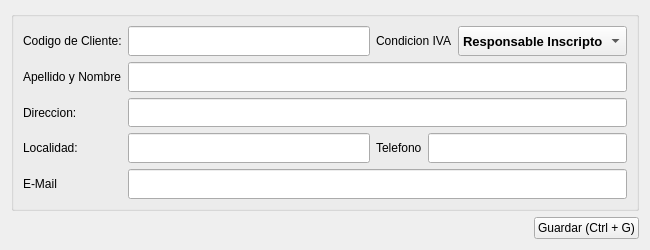
<?xml version="1.0" encoding="UTF-8"?>
<ui version="4.0">
 <class>Form</class>
 <widget class="QWidget" name="Form">
  <property name="geometry">
   <rect>
    <x>0</x>
    <y>0</y>
    <width>650</width>
    <height>250</height>
   </rect>
  </property>
  <property name="minimumSize">
   <size>
    <width>650</width>
    <height>250</height>
   </size>
  </property>
  <property name="maximumSize">
   <size>
    <width>650</width>
    <height>250</height>
   </size>
  </property>
  <property name="windowTitle">
   <string>Detalles del Cliente</string>
  </property>
  <property name="windowIcon">
   <iconset>
    <normaloff>icon/cliente.png</normaloff>icon/cliente.png</iconset>
  </property>
  <layout class="QGridLayout" name="gridLayout_2" rowstretch="80,0">
   <item row="0" column="0" colspan="2">
    <widget class="QGroupBox" name="groupBox">
     <property name="title">
      <string/>
     </property>
     <layout class="QGridLayout" name="gridLayout">
      <item row="0" column="0">
       <widget class="QLabel" name="label">
        <property name="sizePolicy">
         <sizepolicy hsizetype="Fixed" vsizetype="Expanding">
          <horstretch>0</horstretch>
          <verstretch>0</verstretch>
         </sizepolicy>
        </property>
        <property name="palette">
         <palette>
          <active>
           <colorrole role="Text">
            <brush brushstyle="SolidPattern">
             <color alpha="255">
              <red>0</red>
              <green>170</green>
              <blue>127</blue>
             </color>
            </brush>
           </colorrole>
           <colorrole role="ButtonText">
            <brush brushstyle="SolidPattern">
             <color alpha="255">
              <red>0</red>
              <green>170</green>
              <blue>127</blue>
             </color>
            </brush>
           </colorrole>
          </active>
          <inactive>
           <colorrole role="Text">
            <brush brushstyle="SolidPattern">
             <color alpha="255">
              <red>0</red>
              <green>170</green>
              <blue>127</blue>
             </color>
            </brush>
           </colorrole>
           <colorrole role="ButtonText">
            <brush brushstyle="SolidPattern">
             <color alpha="255">
              <red>0</red>
              <green>170</green>
              <blue>127</blue>
             </color>
            </brush>
           </colorrole>
          </inactive>
          <disabled>
           <colorrole role="Text">
            <brush brushstyle="SolidPattern">
             <color alpha="255">
              <red>120</red>
              <green>120</green>
              <blue>120</blue>
             </color>
            </brush>
           </colorrole>
           <colorrole role="ButtonText">
            <brush brushstyle="SolidPattern">
             <color alpha="255">
              <red>120</red>
              <green>120</green>
              <blue>120</blue>
             </color>
            </brush>
           </colorrole>
          </disabled>
         </palette>
        </property>
        <property name="text">
         <string>Codigo de Cliente:</string>
        </property>
       </widget>
      </item>
      <item row="0" column="1">
       <widget class="QLineEdit" name="lineEdit">
        <property name="sizePolicy">
         <sizepolicy hsizetype="Expanding" vsizetype="Expanding">
          <horstretch>0</horstretch>
          <verstretch>0</verstretch>
         </sizepolicy>
        </property>
        <property name="palette">
         <palette>
          <active>
           <colorrole role="Text">
            <brush brushstyle="SolidPattern">
             <color alpha="255">
              <red>0</red>
              <green>0</green>
              <blue>255</blue>
             </color>
            </brush>
           </colorrole>
          </active>
          <inactive>
           <colorrole role="Text">
            <brush brushstyle="SolidPattern">
             <color alpha="255">
              <red>0</red>
              <green>0</green>
              <blue>255</blue>
             </color>
            </brush>
           </colorrole>
          </inactive>
          <disabled>
           <colorrole role="Text">
            <brush brushstyle="SolidPattern">
             <color alpha="255">
              <red>120</red>
              <green>120</green>
              <blue>120</blue>
             </color>
            </brush>
           </colorrole>
          </disabled>
         </palette>
        </property>
        <property name="font">
         <font>
          <pointsize>10</pointsize>
          <weight>75</weight>
          <bold>true</bold>
         </font>
        </property>
       </widget>
      </item>
      <item row="0" column="2" colspan="2">
       <widget class="QLabel" name="label_3">
        <property name="sizePolicy">
         <sizepolicy hsizetype="Fixed" vsizetype="Expanding">
          <horstretch>0</horstretch>
          <verstretch>0</verstretch>
         </sizepolicy>
        </property>
        <property name="palette">
         <palette>
          <active>
           <colorrole role="Text">
            <brush brushstyle="SolidPattern">
             <color alpha="255">
              <red>0</red>
              <green>170</green>
              <blue>127</blue>
             </color>
            </brush>
           </colorrole>
           <colorrole role="ButtonText">
            <brush brushstyle="SolidPattern">
             <color alpha="255">
              <red>0</red>
              <green>170</green>
              <blue>127</blue>
             </color>
            </brush>
           </colorrole>
          </active>
          <inactive>
           <colorrole role="Text">
            <brush brushstyle="SolidPattern">
             <color alpha="255">
              <red>0</red>
              <green>170</green>
              <blue>127</blue>
             </color>
            </brush>
           </colorrole>
           <colorrole role="ButtonText">
            <brush brushstyle="SolidPattern">
             <color alpha="255">
              <red>0</red>
              <green>170</green>
              <blue>127</blue>
             </color>
            </brush>
           </colorrole>
          </inactive>
          <disabled>
           <colorrole role="Text">
            <brush brushstyle="SolidPattern">
             <color alpha="255">
              <red>120</red>
              <green>120</green>
              <blue>120</blue>
             </color>
            </brush>
           </colorrole>
           <colorrole role="ButtonText">
            <brush brushstyle="SolidPattern">
             <color alpha="255">
              <red>120</red>
              <green>120</green>
              <blue>120</blue>
             </color>
            </brush>
           </colorrole>
          </disabled>
         </palette>
        </property>
        <property name="text">
         <string>Condicion IVA</string>
        </property>
       </widget>
      </item>
      <item row="0" column="4">
       <widget class="QComboBox" name="comboBox">
        <property name="sizePolicy">
         <sizepolicy hsizetype="Preferred" vsizetype="Expanding">
          <horstretch>0</horstretch>
          <verstretch>0</verstretch>
         </sizepolicy>
        </property>
        <property name="palette">
         <palette>
          <active>
           <colorrole role="Text">
            <brush brushstyle="SolidPattern">
             <color alpha="255">
              <red>0</red>
              <green>0</green>
              <blue>255</blue>
             </color>
            </brush>
           </colorrole>
          </active>
          <inactive>
           <colorrole role="Text">
            <brush brushstyle="SolidPattern">
             <color alpha="255">
              <red>0</red>
              <green>0</green>
              <blue>255</blue>
             </color>
            </brush>
           </colorrole>
          </inactive>
          <disabled>
           <colorrole role="Text">
            <brush brushstyle="SolidPattern">
             <color alpha="255">
              <red>120</red>
              <green>120</green>
              <blue>120</blue>
             </color>
            </brush>
           </colorrole>
          </disabled>
         </palette>
        </property>
        <property name="font">
         <font>
          <pointsize>10</pointsize>
          <weight>75</weight>
          <bold>true</bold>
         </font>
        </property>
        <item>
         <property name="text">
          <string>Responsable Inscripto</string>
         </property>
        </item>
        <item>
         <property name="text">
          <string>Consumidor Final</string>
         </property>
        </item>
        <item>
         <property name="text">
          <string>Exento</string>
         </property>
        </item>
        <item>
         <property name="text">
          <string>Monotributista</string>
         </property>
        </item>
       </widget>
      </item>
      <item row="1" column="0">
       <widget class="QLabel" name="label_2">
        <property name="sizePolicy">
         <sizepolicy hsizetype="Fixed" vsizetype="Expanding">
          <horstretch>0</horstretch>
          <verstretch>0</verstretch>
         </sizepolicy>
        </property>
        <property name="palette">
         <palette>
          <active>
           <colorrole role="Text">
            <brush brushstyle="SolidPattern">
             <color alpha="255">
              <red>0</red>
              <green>170</green>
              <blue>127</blue>
             </color>
            </brush>
           </colorrole>
           <colorrole role="ButtonText">
            <brush brushstyle="SolidPattern">
             <color alpha="255">
              <red>0</red>
              <green>170</green>
              <blue>127</blue>
             </color>
            </brush>
           </colorrole>
          </active>
          <inactive>
           <colorrole role="Text">
            <brush brushstyle="SolidPattern">
             <color alpha="255">
              <red>0</red>
              <green>170</green>
              <blue>127</blue>
             </color>
            </brush>
           </colorrole>
           <colorrole role="ButtonText">
            <brush brushstyle="SolidPattern">
             <color alpha="255">
              <red>0</red>
              <green>170</green>
              <blue>127</blue>
             </color>
            </brush>
           </colorrole>
          </inactive>
          <disabled>
           <colorrole role="Text">
            <brush brushstyle="SolidPattern">
             <color alpha="255">
              <red>120</red>
              <green>120</green>
              <blue>120</blue>
             </color>
            </brush>
           </colorrole>
           <colorrole role="ButtonText">
            <brush brushstyle="SolidPattern">
             <color alpha="255">
              <red>120</red>
              <green>120</green>
              <blue>120</blue>
             </color>
            </brush>
           </colorrole>
          </disabled>
         </palette>
        </property>
        <property name="text">
         <string>Apellido y Nombre</string>
        </property>
       </widget>
      </item>
      <item row="1" column="1" colspan="4">
       <widget class="QLineEdit" name="lineEdit_2">
        <property name="sizePolicy">
         <sizepolicy hsizetype="Expanding" vsizetype="Expanding">
          <horstretch>0</horstretch>
          <verstretch>0</verstretch>
         </sizepolicy>
        </property>
        <property name="palette">
         <palette>
          <active>
           <colorrole role="Text">
            <brush brushstyle="SolidPattern">
             <color alpha="255">
              <red>0</red>
              <green>0</green>
              <blue>255</blue>
             </color>
            </brush>
           </colorrole>
          </active>
          <inactive>
           <colorrole role="Text">
            <brush brushstyle="SolidPattern">
             <color alpha="255">
              <red>0</red>
              <green>0</green>
              <blue>255</blue>
             </color>
            </brush>
           </colorrole>
          </inactive>
          <disabled>
           <colorrole role="Text">
            <brush brushstyle="SolidPattern">
             <color alpha="255">
              <red>120</red>
              <green>120</green>
              <blue>120</blue>
             </color>
            </brush>
           </colorrole>
          </disabled>
         </palette>
        </property>
        <property name="font">
         <font>
          <pointsize>10</pointsize>
          <weight>75</weight>
          <bold>true</bold>
         </font>
        </property>
       </widget>
      </item>
      <item row="2" column="0">
       <widget class="QLabel" name="label_5">
        <property name="sizePolicy">
         <sizepolicy hsizetype="Fixed" vsizetype="Expanding">
          <horstretch>0</horstretch>
          <verstretch>0</verstretch>
         </sizepolicy>
        </property>
        <property name="palette">
         <palette>
          <active>
           <colorrole role="Text">
            <brush brushstyle="SolidPattern">
             <color alpha="255">
              <red>0</red>
              <green>170</green>
              <blue>127</blue>
             </color>
            </brush>
           </colorrole>
           <colorrole role="ButtonText">
            <brush brushstyle="SolidPattern">
             <color alpha="255">
              <red>0</red>
              <green>170</green>
              <blue>127</blue>
             </color>
            </brush>
           </colorrole>
          </active>
          <inactive>
           <colorrole role="Text">
            <brush brushstyle="SolidPattern">
             <color alpha="255">
              <red>0</red>
              <green>170</green>
              <blue>127</blue>
             </color>
            </brush>
           </colorrole>
           <colorrole role="ButtonText">
            <brush brushstyle="SolidPattern">
             <color alpha="255">
              <red>0</red>
              <green>170</green>
              <blue>127</blue>
             </color>
            </brush>
           </colorrole>
          </inactive>
          <disabled>
           <colorrole role="Text">
            <brush brushstyle="SolidPattern">
             <color alpha="255">
              <red>120</red>
              <green>120</green>
              <blue>120</blue>
             </color>
            </brush>
           </colorrole>
           <colorrole role="ButtonText">
            <brush brushstyle="SolidPattern">
             <color alpha="255">
              <red>120</red>
              <green>120</green>
              <blue>120</blue>
             </color>
            </brush>
           </colorrole>
          </disabled>
         </palette>
        </property>
        <property name="text">
         <string>Direccion:</string>
        </property>
       </widget>
      </item>
      <item row="2" column="1" colspan="4">
       <widget class="QLineEdit" name="lineEdit_5">
        <property name="sizePolicy">
         <sizepolicy hsizetype="Expanding" vsizetype="Expanding">
          <horstretch>0</horstretch>
          <verstretch>0</verstretch>
         </sizepolicy>
        </property>
        <property name="palette">
         <palette>
          <active>
           <colorrole role="Text">
            <brush brushstyle="SolidPattern">
             <color alpha="255">
              <red>0</red>
              <green>0</green>
              <blue>255</blue>
             </color>
            </brush>
           </colorrole>
          </active>
          <inactive>
           <colorrole role="Text">
            <brush brushstyle="SolidPattern">
             <color alpha="255">
              <red>0</red>
              <green>0</green>
              <blue>255</blue>
             </color>
            </brush>
           </colorrole>
          </inactive>
          <disabled>
           <colorrole role="Text">
            <brush brushstyle="SolidPattern">
             <color alpha="255">
              <red>120</red>
              <green>120</green>
              <blue>120</blue>
             </color>
            </brush>
           </colorrole>
          </disabled>
         </palette>
        </property>
        <property name="font">
         <font>
          <pointsize>10</pointsize>
          <weight>75</weight>
          <bold>true</bold>
         </font>
        </property>
       </widget>
      </item>
      <item row="3" column="0">
       <widget class="QLabel" name="label_11">
        <property name="sizePolicy">
         <sizepolicy hsizetype="Fixed" vsizetype="Expanding">
          <horstretch>0</horstretch>
          <verstretch>0</verstretch>
         </sizepolicy>
        </property>
        <property name="palette">
         <palette>
          <active>
           <colorrole role="Text">
            <brush brushstyle="SolidPattern">
             <color alpha="255">
              <red>0</red>
              <green>170</green>
              <blue>127</blue>
             </color>
            </brush>
           </colorrole>
           <colorrole role="ButtonText">
            <brush brushstyle="SolidPattern">
             <color alpha="255">
              <red>0</red>
              <green>170</green>
              <blue>127</blue>
             </color>
            </brush>
           </colorrole>
          </active>
          <inactive>
           <colorrole role="Text">
            <brush brushstyle="SolidPattern">
             <color alpha="255">
              <red>0</red>
              <green>170</green>
              <blue>127</blue>
             </color>
            </brush>
           </colorrole>
           <colorrole role="ButtonText">
            <brush brushstyle="SolidPattern">
             <color alpha="255">
              <red>0</red>
              <green>170</green>
              <blue>127</blue>
             </color>
            </brush>
           </colorrole>
          </inactive>
          <disabled>
           <colorrole role="Text">
            <brush brushstyle="SolidPattern">
             <color alpha="255">
              <red>120</red>
              <green>120</green>
              <blue>120</blue>
             </color>
            </brush>
           </colorrole>
           <colorrole role="ButtonText">
            <brush brushstyle="SolidPattern">
             <color alpha="255">
              <red>120</red>
              <green>120</green>
              <blue>120</blue>
             </color>
            </brush>
           </colorrole>
          </disabled>
         </palette>
        </property>
        <property name="text">
         <string>Localidad:</string>
        </property>
       </widget>
      </item>
      <item row="3" column="1">
       <widget class="QLineEdit" name="lineEdit_9">
        <property name="sizePolicy">
         <sizepolicy hsizetype="Expanding" vsizetype="Expanding">
          <horstretch>0</horstretch>
          <verstretch>0</verstretch>
         </sizepolicy>
        </property>
        <property name="palette">
         <palette>
          <active>
           <colorrole role="Text">
            <brush brushstyle="SolidPattern">
             <color alpha="255">
              <red>0</red>
              <green>0</green>
              <blue>255</blue>
             </color>
            </brush>
           </colorrole>
          </active>
          <inactive>
           <colorrole role="Text">
            <brush brushstyle="SolidPattern">
             <color alpha="255">
              <red>0</red>
              <green>0</green>
              <blue>255</blue>
             </color>
            </brush>
           </colorrole>
          </inactive>
          <disabled>
           <colorrole role="Text">
            <brush brushstyle="SolidPattern">
             <color alpha="255">
              <red>120</red>
              <green>120</green>
              <blue>120</blue>
             </color>
            </brush>
           </colorrole>
          </disabled>
         </palette>
        </property>
        <property name="font">
         <font>
          <pointsize>10</pointsize>
          <weight>75</weight>
          <bold>true</bold>
         </font>
        </property>
       </widget>
      </item>
      <item row="3" column="2">
       <widget class="QLabel" name="label_9">
        <property name="sizePolicy">
         <sizepolicy hsizetype="Fixed" vsizetype="Expanding">
          <horstretch>0</horstretch>
          <verstretch>0</verstretch>
         </sizepolicy>
        </property>
        <property name="palette">
         <palette>
          <active>
           <colorrole role="Text">
            <brush brushstyle="SolidPattern">
             <color alpha="255">
              <red>0</red>
              <green>170</green>
              <blue>127</blue>
             </color>
            </brush>
           </colorrole>
           <colorrole role="ButtonText">
            <brush brushstyle="SolidPattern">
             <color alpha="255">
              <red>0</red>
              <green>170</green>
              <blue>127</blue>
             </color>
            </brush>
           </colorrole>
          </active>
          <inactive>
           <colorrole role="Text">
            <brush brushstyle="SolidPattern">
             <color alpha="255">
              <red>0</red>
              <green>170</green>
              <blue>127</blue>
             </color>
            </brush>
           </colorrole>
           <colorrole role="ButtonText">
            <brush brushstyle="SolidPattern">
             <color alpha="255">
              <red>0</red>
              <green>170</green>
              <blue>127</blue>
             </color>
            </brush>
           </colorrole>
          </inactive>
          <disabled>
           <colorrole role="Text">
            <brush brushstyle="SolidPattern">
             <color alpha="255">
              <red>120</red>
              <green>120</green>
              <blue>120</blue>
             </color>
            </brush>
           </colorrole>
           <colorrole role="ButtonText">
            <brush brushstyle="SolidPattern">
             <color alpha="255">
              <red>120</red>
              <green>120</green>
              <blue>120</blue>
             </color>
            </brush>
           </colorrole>
          </disabled>
         </palette>
        </property>
        <property name="text">
         <string>Telefono</string>
        </property>
       </widget>
      </item>
      <item row="3" column="3" colspan="2">
       <widget class="QLineEdit" name="lineEdit_6">
        <property name="sizePolicy">
         <sizepolicy hsizetype="Expanding" vsizetype="Expanding">
          <horstretch>0</horstretch>
          <verstretch>0</verstretch>
         </sizepolicy>
        </property>
        <property name="palette">
         <palette>
          <active>
           <colorrole role="Text">
            <brush brushstyle="SolidPattern">
             <color alpha="255">
              <red>0</red>
              <green>0</green>
              <blue>255</blue>
             </color>
            </brush>
           </colorrole>
          </active>
          <inactive>
           <colorrole role="Text">
            <brush brushstyle="SolidPattern">
             <color alpha="255">
              <red>0</red>
              <green>0</green>
              <blue>255</blue>
             </color>
            </brush>
           </colorrole>
          </inactive>
          <disabled>
           <colorrole role="Text">
            <brush brushstyle="SolidPattern">
             <color alpha="255">
              <red>120</red>
              <green>120</green>
              <blue>120</blue>
             </color>
            </brush>
           </colorrole>
          </disabled>
         </palette>
        </property>
        <property name="font">
         <font>
          <pointsize>10</pointsize>
          <weight>75</weight>
          <bold>true</bold>
         </font>
        </property>
       </widget>
      </item>
      <item row="4" column="0">
       <widget class="QLabel" name="label_10">
        <property name="sizePolicy">
         <sizepolicy hsizetype="Fixed" vsizetype="Expanding">
          <horstretch>0</horstretch>
          <verstretch>0</verstretch>
         </sizepolicy>
        </property>
        <property name="palette">
         <palette>
          <active>
           <colorrole role="Text">
            <brush brushstyle="SolidPattern">
             <color alpha="255">
              <red>0</red>
              <green>170</green>
              <blue>127</blue>
             </color>
            </brush>
           </colorrole>
           <colorrole role="ButtonText">
            <brush brushstyle="SolidPattern">
             <color alpha="255">
              <red>0</red>
              <green>170</green>
              <blue>127</blue>
             </color>
            </brush>
           </colorrole>
          </active>
          <inactive>
           <colorrole role="Text">
            <brush brushstyle="SolidPattern">
             <color alpha="255">
              <red>0</red>
              <green>170</green>
              <blue>127</blue>
             </color>
            </brush>
           </colorrole>
           <colorrole role="ButtonText">
            <brush brushstyle="SolidPattern">
             <color alpha="255">
              <red>0</red>
              <green>170</green>
              <blue>127</blue>
             </color>
            </brush>
           </colorrole>
          </inactive>
          <disabled>
           <colorrole role="Text">
            <brush brushstyle="SolidPattern">
             <color alpha="255">
              <red>120</red>
              <green>120</green>
              <blue>120</blue>
             </color>
            </brush>
           </colorrole>
           <colorrole role="ButtonText">
            <brush brushstyle="SolidPattern">
             <color alpha="255">
              <red>120</red>
              <green>120</green>
              <blue>120</blue>
             </color>
            </brush>
           </colorrole>
          </disabled>
         </palette>
        </property>
        <property name="text">
         <string>E-Mail</string>
        </property>
       </widget>
      </item>
      <item row="4" column="1" colspan="4">
       <widget class="QLineEdit" name="lineEdit_7">
        <property name="enabled">
         <bool>true</bool>
        </property>
        <property name="sizePolicy">
         <sizepolicy hsizetype="Expanding" vsizetype="Expanding">
          <horstretch>0</horstretch>
          <verstretch>0</verstretch>
         </sizepolicy>
        </property>
        <property name="palette">
         <palette>
          <active>
           <colorrole role="Text">
            <brush brushstyle="SolidPattern">
             <color alpha="255">
              <red>0</red>
              <green>0</green>
              <blue>255</blue>
             </color>
            </brush>
           </colorrole>
          </active>
          <inactive>
           <colorrole role="Text">
            <brush brushstyle="SolidPattern">
             <color alpha="255">
              <red>0</red>
              <green>0</green>
              <blue>255</blue>
             </color>
            </brush>
           </colorrole>
          </inactive>
          <disabled>
           <colorrole role="Text">
            <brush brushstyle="SolidPattern">
             <color alpha="255">
              <red>120</red>
              <green>120</green>
              <blue>120</blue>
             </color>
            </brush>
           </colorrole>
          </disabled>
         </palette>
        </property>
        <property name="font">
         <font>
          <pointsize>10</pointsize>
          <weight>75</weight>
          <bold>true</bold>
         </font>
        </property>
       </widget>
      </item>
     </layout>
    </widget>
   </item>
   <item row="1" column="0">
    <spacer name="horizontalSpacer">
     <property name="orientation">
      <enum>Qt::Horizontal</enum>
     </property>
     <property name="sizeHint" stdset="0">
      <size>
       <width>469</width>
       <height>20</height>
      </size>
     </property>
    </spacer>
   </item>
   <item row="1" column="1">
    <widget class="QPushButton" name="pushButton">
     <property name="sizePolicy">
      <sizepolicy hsizetype="Fixed" vsizetype="Expanding">
       <horstretch>0</horstretch>
       <verstretch>0</verstretch>
      </sizepolicy>
     </property>
     <property name="text">
      <string>Guardar (Ctrl + G)</string>
     </property>
     <property name="icon">
      <iconset>
       <normaloff>icon/guardar.png</normaloff>icon/guardar.png</iconset>
     </property>
    </widget>
   </item>
  </layout>
 </widget>
 <resources/>
 <connections/>
</ui>
